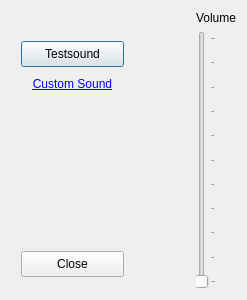
<?xml version="1.0" encoding="UTF-8"?>
<ui version="4.0">
 <class>Dialog</class>
 <widget class="QDialog" name="Dialog">
  <property name="windowModality">
   <enum>Qt::ApplicationModal</enum>
  </property>
  <property name="geometry">
   <rect>
    <x>0</x>
    <y>0</y>
    <width>247</width>
    <height>300</height>
   </rect>
  </property>
  <property name="windowTitle">
   <string>Sound Setup</string>
  </property>
  <layout class="QHBoxLayout" name="horizontalLayout_2">
   <item>
    <layout class="QHBoxLayout" name="horizontalLayout">
     <item>
      <widget class="QWidget" name="widget" native="true">
       <widget class="QPushButton" name="testSoundButton">
        <property name="geometry">
         <rect>
          <x>10</x>
          <y>30</y>
          <width>103</width>
          <height>26</height>
         </rect>
        </property>
        <property name="text">
         <string>Testsound</string>
        </property>
       </widget>
       <widget class="QPushButton" name="closeButton">
        <property name="geometry">
         <rect>
          <x>10</x>
          <y>240</y>
          <width>103</width>
          <height>26</height>
         </rect>
        </property>
        <property name="text">
         <string>Close</string>
        </property>
       </widget>
       <widget class="QLabel" name="customSound">
        <property name="geometry">
         <rect>
          <x>10</x>
          <y>65</y>
          <width>103</width>
          <height>16</height>
         </rect>
        </property>
        <property name="text">
         <string>&lt;html&gt;&lt;head/&gt;&lt;body&gt;&lt;p&gt;&lt;a href=&quot;https://github.com/WGTT/vintel/wiki/Custom-Sound&quot;&gt;&lt;span style=&quot; text-decoration: underline; color:#0000ff;&quot;&gt;Custom Sound&lt;/span&gt;&lt;/a&gt;&lt;/p&gt;&lt;/body&gt;&lt;/html&gt;</string>
        </property>
        <property name="alignment">
         <set>Qt::AlignCenter</set>
        </property>
        <property name="openExternalLinks">
         <bool>true</bool>
        </property>
       </widget>
      </widget>
     </item>
     <item>
      <layout class="QGridLayout" name="gridLayout">
       <item row="1" column="0">
        <widget class="QSlider" name="volumeSlider">
         <property name="maximum">
          <number>100</number>
         </property>
         <property name="tracking">
          <bool>false</bool>
         </property>
         <property name="orientation">
          <enum>Qt::Vertical</enum>
         </property>
         <property name="tickPosition">
          <enum>QSlider::TicksBelow</enum>
         </property>
        </widget>
       </item>
       <item row="0" column="0">
        <widget class="QLabel" name="label">
         <property name="text">
          <string>Volume</string>
         </property>
         <property name="alignment">
          <set>Qt::AlignCenter</set>
         </property>
        </widget>
       </item>
      </layout>
     </item>
    </layout>
   </item>
  </layout>
 </widget>
 <resources/>
 <connections/>
</ui>
